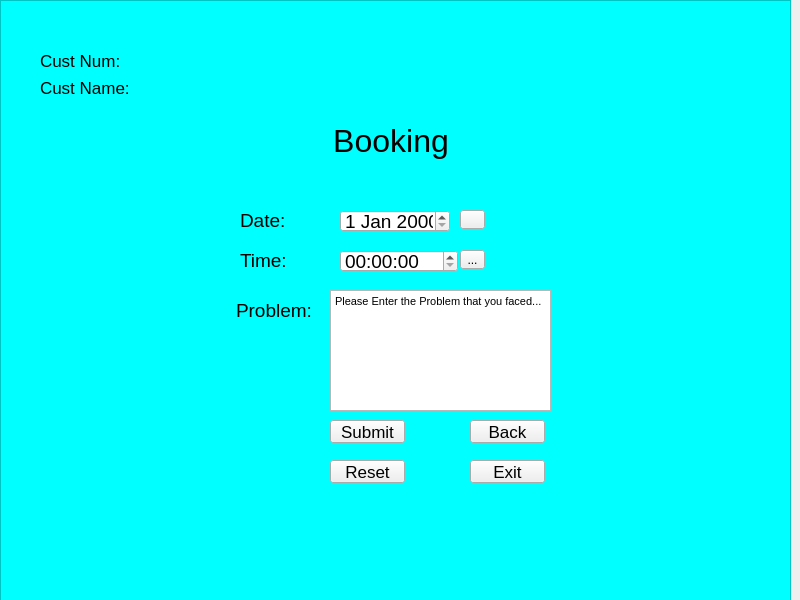
<?xml version="1.0" encoding="UTF-8"?>
<ui version="4.0">
 <class>Booking</class>
 <widget class="QMainWindow" name="Booking">
  <property name="geometry">
   <rect>
    <x>0</x>
    <y>0</y>
    <width>800</width>
    <height>600</height>
   </rect>
  </property>
  <property name="windowTitle">
   <string>MainWindow</string>
  </property>
  <widget class="QWidget" name="centralwidget">
   <widget class="QLabel" name="label">
    <property name="geometry">
     <rect>
      <x>10</x>
      <y>110</y>
      <width>771</width>
      <height>61</height>
     </rect>
    </property>
    <property name="font">
     <font>
      <pointsize>24</pointsize>
     </font>
    </property>
    <property name="text">
     <string>Booking </string>
    </property>
    <property name="alignment">
     <set>Qt::AlignCenter</set>
    </property>
   </widget>
   <widget class="QLabel" name="label_3">
    <property name="geometry">
     <rect>
      <x>40</x>
      <y>50</y>
      <width>121</width>
      <height>21</height>
     </rect>
    </property>
    <property name="font">
     <font>
      <pointsize>13</pointsize>
     </font>
    </property>
    <property name="text">
     <string>Cust Num: </string>
    </property>
   </widget>
   <widget class="QLabel" name="label_4">
    <property name="geometry">
     <rect>
      <x>40</x>
      <y>80</y>
      <width>121</width>
      <height>16</height>
     </rect>
    </property>
    <property name="font">
     <font>
      <pointsize>13</pointsize>
     </font>
    </property>
    <property name="text">
     <string>Cust Name: </string>
    </property>
   </widget>
   <widget class="QLabel" name="label_2">
    <property name="geometry">
     <rect>
      <x>240</x>
      <y>210</y>
      <width>51</width>
      <height>21</height>
     </rect>
    </property>
    <property name="font">
     <font>
      <pointsize>14</pointsize>
     </font>
    </property>
    <property name="text">
     <string>Date:</string>
    </property>
   </widget>
   <widget class="QDateEdit" name="dateEdit">
    <property name="geometry">
     <rect>
      <x>340</x>
      <y>210</y>
      <width>110</width>
      <height>22</height>
     </rect>
    </property>
    <property name="font">
     <font>
      <pointsize>14</pointsize>
     </font>
    </property>
    <property name="styleSheet">
     <string notr="true"/>
    </property>
   </widget>
   <widget class="QTimeEdit" name="timeEdit">
    <property name="geometry">
     <rect>
      <x>340</x>
      <y>250</y>
      <width>118</width>
      <height>22</height>
     </rect>
    </property>
    <property name="font">
     <font>
      <pointsize>14</pointsize>
     </font>
    </property>
   </widget>
   <widget class="QLabel" name="label_5">
    <property name="geometry">
     <rect>
      <x>240</x>
      <y>250</y>
      <width>51</width>
      <height>21</height>
     </rect>
    </property>
    <property name="font">
     <font>
      <pointsize>14</pointsize>
     </font>
    </property>
    <property name="text">
     <string>Time:</string>
    </property>
   </widget>
   <widget class="QToolButton" name="toolButton">
    <property name="geometry">
     <rect>
      <x>460</x>
      <y>210</y>
      <width>25</width>
      <height>19</height>
     </rect>
    </property>
    <property name="text">
     <string/>
    </property>
    <property name="checkable">
     <bool>false</bool>
    </property>
    <property name="popupMode">
     <enum>QToolButton::DelayedPopup</enum>
    </property>
   </widget>
   <widget class="QToolButton" name="toolButton_2">
    <property name="geometry">
     <rect>
      <x>460</x>
      <y>250</y>
      <width>25</width>
      <height>19</height>
     </rect>
    </property>
    <property name="text">
     <string>...</string>
    </property>
   </widget>
   <widget class="QTextEdit" name="textEdit">
    <property name="geometry">
     <rect>
      <x>330</x>
      <y>290</y>
      <width>221</width>
      <height>121</height>
     </rect>
    </property>
    <property name="html">
     <string>&lt;!DOCTYPE HTML PUBLIC &quot;-//W3C//DTD HTML 4.0//EN&quot; &quot;http://www.w3.org/TR/REC-html40/strict.dtd&quot;&gt;
&lt;html&gt;&lt;head&gt;&lt;meta name=&quot;qrichtext&quot; content=&quot;1&quot; /&gt;&lt;style type=&quot;text/css&quot;&gt;
p, li { white-space: pre-wrap; }
&lt;/style&gt;&lt;/head&gt;&lt;body style=&quot; font-family:'MS Shell Dlg 2'; font-size:18pt; font-weight:400; font-style:normal;&quot;&gt;
&lt;p style=&quot; margin-top:0px; margin-bottom:0px; margin-left:0px; margin-right:0px; -qt-block-indent:0; text-indent:0px;&quot;&gt;&lt;span style=&quot; font-size:8pt;&quot;&gt;Please Enter the Problem that you faced...&lt;/span&gt;&lt;/p&gt;&lt;/body&gt;&lt;/html&gt;</string>
    </property>
   </widget>
   <widget class="QLabel" name="label_6">
    <property name="geometry">
     <rect>
      <x>236</x>
      <y>300</y>
      <width>81</width>
      <height>20</height>
     </rect>
    </property>
    <property name="font">
     <font>
      <pointsize>14</pointsize>
     </font>
    </property>
    <property name="text">
     <string>Problem:</string>
    </property>
   </widget>
   <widget class="QPushButton" name="pushButton">
    <property name="geometry">
     <rect>
      <x>330</x>
      <y>420</y>
      <width>75</width>
      <height>23</height>
     </rect>
    </property>
    <property name="font">
     <font>
      <pointsize>13</pointsize>
     </font>
    </property>
    <property name="text">
     <string>Submit</string>
    </property>
   </widget>
   <widget class="QPushButton" name="pushButton_2">
    <property name="geometry">
     <rect>
      <x>330</x>
      <y>460</y>
      <width>75</width>
      <height>23</height>
     </rect>
    </property>
    <property name="font">
     <font>
      <pointsize>13</pointsize>
     </font>
    </property>
    <property name="text">
     <string>Reset</string>
    </property>
   </widget>
   <widget class="QPushButton" name="pushButton_3">
    <property name="geometry">
     <rect>
      <x>470</x>
      <y>420</y>
      <width>75</width>
      <height>23</height>
     </rect>
    </property>
    <property name="font">
     <font>
      <pointsize>13</pointsize>
     </font>
    </property>
    <property name="text">
     <string>Back</string>
    </property>
   </widget>
   <widget class="QPushButton" name="pushButton_4">
    <property name="geometry">
     <rect>
      <x>470</x>
      <y>460</y>
      <width>75</width>
      <height>23</height>
     </rect>
    </property>
    <property name="font">
     <font>
      <pointsize>13</pointsize>
     </font>
    </property>
    <property name="text">
     <string>Exit</string>
    </property>
   </widget>
   <widget class="QFrame" name="frame">
    <property name="geometry">
     <rect>
      <x>0</x>
      <y>0</y>
      <width>791</width>
      <height>601</height>
     </rect>
    </property>
    <property name="styleSheet">
     <string notr="true">background-color: rgb(0, 255, 255);</string>
    </property>
    <property name="frameShape">
     <enum>QFrame::StyledPanel</enum>
    </property>
    <property name="frameShadow">
     <enum>QFrame::Raised</enum>
    </property>
   </widget>
   <zorder>frame</zorder>
   <zorder>label</zorder>
   <zorder>label_3</zorder>
   <zorder>label_4</zorder>
   <zorder>label_2</zorder>
   <zorder>dateEdit</zorder>
   <zorder>timeEdit</zorder>
   <zorder>label_5</zorder>
   <zorder>toolButton</zorder>
   <zorder>toolButton_2</zorder>
   <zorder>label_6</zorder>
   <zorder>pushButton</zorder>
   <zorder>pushButton_2</zorder>
   <zorder>pushButton_3</zorder>
   <zorder>pushButton_4</zorder>
   <zorder>textEdit</zorder>
  </widget>
 </widget>
 <resources/>
 <connections/>
</ui>
